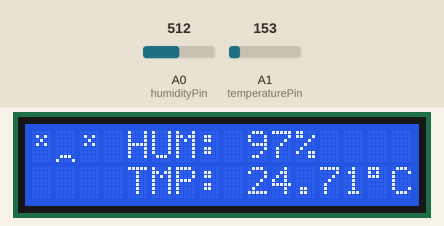
Recording of a sketch running on a simulated Arduino Uno, built with avr-gcc and run on an emulated ATmega328P. Parts: 16×2 character LCD. The test bench sets the inputs (shaded band); at power-on: A0 (humidityPin) = 512, A1 (temperaturePin) = 153. What the sketch prints to the serial monitor is not drawn.

Above: at 1.3 s.
1.4 s: A0 (humidityPin) set to 597
At 2.6 s:
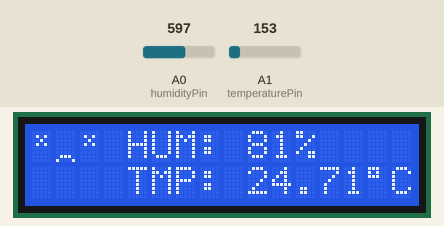
3.7 s: A0 (humidityPin) set to 621
At 5.5 s:
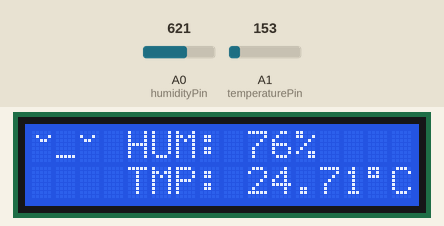
5.8 s: A0 (humidityPin) set to 665
At 7.7 s:
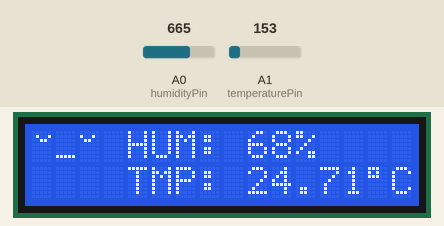
8.0 s: A0 (humidityPin) set to 689
At 9.6 s:
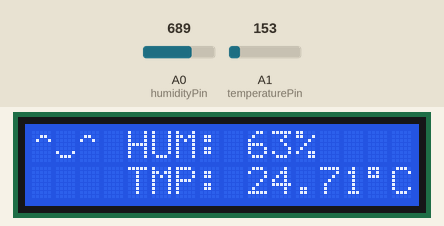
10.1 s: A1 (temperaturePin) set to 162
At 11.6 s:
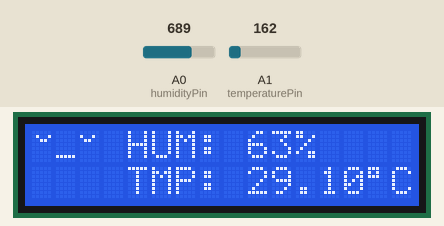
12.2 s: A1 (temperaturePin) set to 175
At 13.5 s:
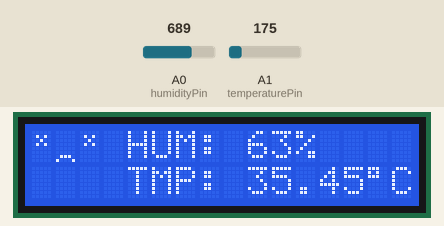
Timing chart, 0 to 15.2 s (numbered marks = the images above; inputs shaded):
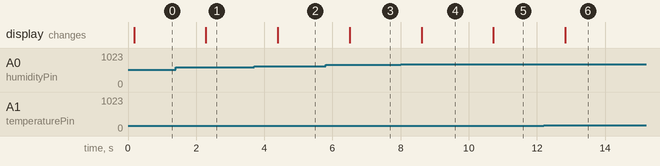

The sketch:

Happy_Plant_FSM.ino
```cpp
#include <Wire.h>
#include <LiquidCrystal_I2C.h>

#define STATE_ACQUIRE_DATA 0
#define STATE_HAPPY_PLANT 1
#define STATE_OK_PLANT 2
#define STATE_SAD_PLANT 3

#define HUM_THRESHOLD_0 30
#define HUM_THRESHOLD_1 45
#define HUM_THRESHOLD_2 65
#define HUM_THRESHOLD_3 80

#define TEMP_THRESHOLD_0 12
#define TEMP_THRESHOLD_1 18
#define TEMP_THRESHOLD_2 28
#define TEMP_THRESHOLD_3 35

#define WAIT_TIME 1000

// Define LCD pinout
const int  en = 2, rw = 1, rs = 0, d4 = 4, d5 = 5, d6 = 6, d7 = 7, bl = 3;
const int i2c_addr = 0x27;
LiquidCrystal_I2C lcd(i2c_addr, en, rw, rs, d4, d5, d6, d7, bl, POSITIVE);

int fsmState;
int humidityPin = A0;
int temperaturePin = A1;

int humidityPercentage;
float temperature;
int temperatureState, humidityState, state;

void setup() {
  Serial.begin(9600);
  fsmState = STATE_ACQUIRE_DATA;
  lcd.begin(16, 2);
  lcd.clear();
  setCustomChars();
}

int readHumidityPercentage() {
  long sensorValue = 0;
  for(int i = 0; i < 100; i++) {
    sensorValue = sensorValue + analogRead(humidityPin);
  }
  sensorValue = sensorValue/100.0;
  int percentage = map(sensorValue,1023,500,0,100);
  return percentage;
}

float readSensorTemperature() {
  float temperatureSum = 0;
  for (int i = 0; i < 100; i++) {
    int reading = analogRead(temperaturePin);
    float voltage = reading * 5.0;
    voltage /= 1024.0;
    float temperatureCelsius = (voltage - 0.5) * 100 ;
    temperatureSum = temperatureSum + temperatureCelsius;
  }
  return temperatureSum / (float)100;
}

int calculateState(int percentage, int t0, int t1, int t2, int t3) {
  if(percentage <= t0 || t3 <= percentage) { return 0; }
  else if(t1 <= percentage && percentage <= t2) { return 2; }
  else { return 1; }
}

void loop() {
  switch(fsmState) {
    case STATE_ACQUIRE_DATA:
      Serial.println("Acquiring data...");
      humidityPercentage = readHumidityPercentage();
      humidityState = calculateState(humidityPercentage, HUM_THRESHOLD_0, HUM_THRESHOLD_1, HUM_THRESHOLD_2, HUM_THRESHOLD_3);
      temperature = readSensorTemperature();
      temperatureState = calculateState(temperature, TEMP_THRESHOLD_0, TEMP_THRESHOLD_1, TEMP_THRESHOLD_2, TEMP_THRESHOLD_3);
      state = min(humidityState, temperatureState); //change when adding temp sensor
      if(state == 0) { fsmState = STATE_SAD_PLANT; }
      else if(state == 1) { fsmState = STATE_OK_PLANT; }
      else { fsmState = STATE_HAPPY_PLANT; }
      break;

    case STATE_HAPPY_PLANT:
      Serial.println("Plant entered happy state...");
      displayHappyEmoticon();
      displayHumidityAndTemp(humidityPercentage, temperature);
      delay(WAIT_TIME);
      fsmState = STATE_ACQUIRE_DATA;
      break;

    case STATE_OK_PLANT:
      Serial.println("Plant entered ok state...");
      displayOkEmoticon();
      displayHumidityAndTemp(humidityPercentage, temperature);
      delay(WAIT_TIME);
      fsmState = STATE_ACQUIRE_DATA;
      break;

    case STATE_SAD_PLANT:
      Serial.println("Plant entered sad state...");
      displaySadEmoticon();
      displayHumidityAndTemp(humidityPercentage, temperature);
      delay(WAIT_TIME);
      fsmState = STATE_ACQUIRE_DATA;
      break;
  }
}

void displayHumidityAndTemp(int humidityPercentage, float temperature) {
  String humidityString = "HUM: " + String(humidityPercentage) + "%";
  lcd.setCursor(4,0);
  lcd.print(humidityString);

  String temperatureString = "TMP: " + String(temperature);
  lcd.setCursor(4,1);
  lcd.print(temperatureString);

  lcd.setCursor(14, 1);
  lcd.print((char)223);
  lcd.setCursor(15, 1);
  lcd.print("C");
}

void displayHappyEmoticon() {
  lcd.clear();

  lcd.write((uint8_t)0);
  lcd.write((uint8_t)1);
  lcd.write((uint8_t)2);
}

void displayOkEmoticon() {
  lcd.clear();

  lcd.write((uint8_t)3);
  lcd.write((uint8_t)4);
  lcd.write((uint8_t)5);
}

void displaySadEmoticon() {
  lcd.clear();

  lcd.write((uint8_t)6);
  lcd.write((uint8_t)7);
  lcd.write((uint8_t)6);
}

void setCustomChars() {
  byte happy1[] = {B00000, B00110, B01001, B00000, B00000, B00000, B00000, B00000};
  byte happy2[] = {B00000, B00000, B00000, B00000, B00000, B10001, B01110, B00000};
  byte happy3[] = {B00000, B01100, B10010, B00000, B00000, B00000, B00000, B00000};

  byte meh1[] = {B00000, B01001, B00110, B00000, B00000, B00000, B00000, B00000};
  byte meh2[] = {B00000, B00000, B00000, B00000, B00000, B00000, B11111, B00000};
  byte meh3[] = {B00000, B10010, B01100, B00000, B00000, B00000, B00000, B00000};

  byte sad1[] = { B00000, B01010, B00100, B01010, B00000, B00000, B00000, B00000 };
  byte sad2[] = { B00000, B00000, B00000, B00000, B00000, B00000, B01110, B10001 };

  lcd.createChar(0, happy1);
  lcd.createChar(1, happy2);
  lcd.createChar(2, happy3);

  lcd.createChar(3, meh1);
  lcd.createChar(4, meh2);
  lcd.createChar(5, meh3);

  lcd.createChar(6, sad1);
  lcd.createChar(7, sad2);
}
```

Measured:
- the behaviour switches between 604 and 605 on A0 (humidityPin) (found by bisection; images 1 and 2)
- the behaviour switches between 677 and 678 on A0 (humidityPin) (found by bisection; images 3 and 4)
- the behaviour switches between 161 and 162 on A1 (temperaturePin) (found by bisection; images 4 and 5)
- after the input at 1.4 s, the display: changes after 0.89 s (image 1)
- after the input at 3.7 s, the display: changes after 0.70 s (image 2)
- after the input at 5.8 s, the display: changes after 0.71 s (image 3)
- after the input at 8.0 s, the display: changes after 0.62 s (image 4)
- after the input at 10.1 s, the display: changes after 0.62 s (image 5)
- after the input at 12.2 s, the display: changes after 0.63 s (image 6)
